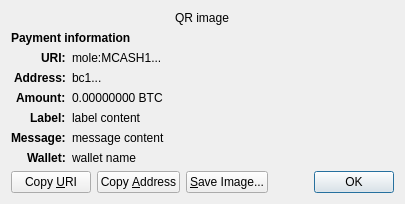
<?xml version="1.0" encoding="UTF-8"?>
<ui version="4.0">
 <class>ReceiveRequestDialog</class>
 <widget class="QDialog" name="ReceiveRequestDialog">
  <property name="geometry">
   <rect>
    <x>0</x>
    <y>0</y>
    <width>413</width>
    <height>229</height>
   </rect>
  </property>
  <property name="windowTitle">
   <string>Request payment to ...</string>
  </property>
  <layout class="QGridLayout" name="gridLayout" columnstretch="0,1">
   <property name="sizeConstraint">
    <enum>QLayout::SetFixedSize</enum>
   </property>
   <item row="0" column="0" colspan="2" alignment="Qt::AlignHCenter">
    <widget class="QRImageWidget" name="qr_code">
     <property name="text">
      <string notr="true">QR image</string>
     </property>
     <property name="textInteractionFlags">
      <set>Qt::NoTextInteraction</set>
     </property>
    </widget>
   </item>
   <item row="1" column="0" colspan="2">
    <widget class="QLabel" name="payment_header">
     <property name="font">
      <font>
       <weight>75</weight>
       <bold>true</bold>
      </font>
     </property>
     <property name="text">
      <string>Payment information</string>
     </property>
     <property name="textInteractionFlags">
      <set>Qt::NoTextInteraction</set>
     </property>
    </widget>
   </item>
   <item row="2" column="0" alignment="Qt::AlignRight|Qt::AlignTop">
    <widget class="QLabel" name="uri_tag">
     <property name="font">
      <font>
       <weight>75</weight>
       <bold>true</bold>
      </font>
     </property>
     <property name="text">
      <string notr="true">URI:</string>
     </property>
     <property name="textFormat">
      <enum>Qt::PlainText</enum>
     </property>
     <property name="textInteractionFlags">
      <set>Qt::NoTextInteraction</set>
     </property>
    </widget>
   </item>
   <item row="2" column="1" alignment="Qt::AlignTop">
    <widget class="QLabel" name="uri_content">
     <property name="text">
      <string notr="true">mole:MCASH1...</string>
     </property>
     <property name="textFormat">
      <enum>Qt::RichText</enum>
     </property>
     <property name="wordWrap">
      <bool>true</bool>
     </property>
     <property name="textInteractionFlags">
      <set>Qt::TextSelectableByMouse</set>
     </property>
    </widget>
   </item>
   <item row="3" column="0" alignment="Qt::AlignRight|Qt::AlignTop">
    <widget class="QLabel" name="address_tag">
     <property name="font">
      <font>
       <weight>75</weight>
       <bold>true</bold>
      </font>
     </property>
     <property name="text">
      <string>Address:</string>
     </property>
     <property name="textInteractionFlags">
      <set>Qt::NoTextInteraction</set>
     </property>
    </widget>
   </item>
   <item row="3" column="1" alignment="Qt::AlignTop">
    <widget class="QLabel" name="address_content">
     <property name="text">
      <string notr="true">bc1...</string>
     </property>
     <property name="textFormat">
      <enum>Qt::PlainText</enum>
     </property>
     <property name="textInteractionFlags">
      <set>Qt::TextSelectableByMouse</set>
     </property>
    </widget>
   </item>
   <item row="4" column="0" alignment="Qt::AlignRight|Qt::AlignTop">
    <widget class="QLabel" name="amount_tag">
     <property name="font">
      <font>
       <weight>75</weight>
       <bold>true</bold>
      </font>
     </property>
     <property name="text">
      <string>Amount:</string>
     </property>
     <property name="textInteractionFlags">
      <set>Qt::NoTextInteraction</set>
     </property>
    </widget>
   </item>
   <item row="4" column="1" alignment="Qt::AlignTop">
    <widget class="QLabel" name="amount_content">
     <property name="text">
      <string notr="true">0.00000000 BTC</string>
     </property>
     <property name="textFormat">
      <enum>Qt::PlainText</enum>
     </property>
     <property name="textInteractionFlags">
      <set>Qt::TextSelectableByMouse</set>
     </property>
    </widget>
   </item>
   <item row="5" column="0" alignment="Qt::AlignRight|Qt::AlignTop">
    <widget class="QLabel" name="label_tag">
     <property name="font">
      <font>
       <weight>75</weight>
       <bold>true</bold>
      </font>
     </property>
     <property name="text">
      <string>Label:</string>
     </property>
     <property name="textInteractionFlags">
      <set>Qt::NoTextInteraction</set>
     </property>
    </widget>
   </item>
   <item row="5" column="1" alignment="Qt::AlignTop">
    <widget class="QLabel" name="label_content">
     <property name="text">
      <string notr="true">label content</string>
     </property>
     <property name="textFormat">
      <enum>Qt::PlainText</enum>
     </property>
     <property name="wordWrap">
      <bool>true</bool>
     </property>
     <property name="textInteractionFlags">
      <set>Qt::TextSelectableByMouse</set>
     </property>
    </widget>
   </item>
   <item row="6" column="0" alignment="Qt::AlignRight|Qt::AlignTop">
    <widget class="QLabel" name="message_tag">
     <property name="font">
      <font>
       <weight>75</weight>
       <bold>true</bold>
      </font>
     </property>
     <property name="text">
      <string>Message:</string>
     </property>
     <property name="textInteractionFlags">
      <set>Qt::NoTextInteraction</set>
     </property>
    </widget>
   </item>
   <item row="6" column="1" alignment="Qt::AlignTop">
    <widget class="QLabel" name="message_content">
     <property name="text">
      <string notr="true">message content</string>
     </property>
     <property name="textFormat">
      <enum>Qt::PlainText</enum>
     </property>
     <property name="wordWrap">
      <bool>true</bool>
     </property>
     <property name="textInteractionFlags">
      <set>Qt::TextSelectableByMouse</set>
     </property>
    </widget>
   </item>
   <item row="7" column="0" alignment="Qt::AlignRight|Qt::AlignTop">
    <widget class="QLabel" name="wallet_tag">
     <property name="font">
      <font>
       <weight>75</weight>
       <bold>true</bold>
      </font>
     </property>
     <property name="text">
      <string>Wallet:</string>
     </property>
     <property name="textInteractionFlags">
      <set>Qt::NoTextInteraction</set>
     </property>
    </widget>
   </item>
   <item row="7" column="1" alignment="Qt::AlignTop">
    <widget class="QLabel" name="wallet_content">
     <property name="text">
      <string notr="true">wallet name</string>
     </property>
     <property name="textFormat">
      <enum>Qt::PlainText</enum>
     </property>
     <property name="wordWrap">
      <bool>true</bool>
     </property>
     <property name="textInteractionFlags">
      <set>Qt::TextSelectableByMouse</set>
     </property>
    </widget>
   </item>
   <item row="8" column="0" colspan="2">
    <layout class="QHBoxLayout" name="horizontalLayout">
     <item>
      <widget class="QPushButton" name="btnCopyURI">
       <property name="text">
        <string>Copy &amp;URI</string>
       </property>
       <property name="autoDefault">
        <bool>false</bool>
       </property>
      </widget>
     </item>
     <item>
      <widget class="QPushButton" name="btnCopyAddress">
       <property name="text">
        <string>Copy &amp;Address</string>
       </property>
       <property name="autoDefault">
        <bool>false</bool>
       </property>
      </widget>
     </item>
     <item>
      <widget class="QPushButton" name="btnSaveAs">
       <property name="text">
        <string>&amp;Save Image...</string>
       </property>
       <property name="autoDefault">
        <bool>false</bool>
       </property>
      </widget>
     </item>
     <item>
      <spacer name="horizontalSpacer_2">
       <property name="orientation">
        <enum>Qt::Horizontal</enum>
       </property>
       <property name="sizeHint" stdset="0">
        <size>
         <width>40</width>
         <height>20</height>
        </size>
       </property>
      </spacer>
     </item>
     <item>
      <widget class="QDialogButtonBox" name="buttonBox">
       <property name="focusPolicy">
        <enum>Qt::StrongFocus</enum>
       </property>
       <property name="standardButtons">
        <set>QDialogButtonBox::Ok</set>
       </property>
      </widget>
     </item>
    </layout>
   </item>
  </layout>
 </widget>
 <customwidgets>
  <customwidget>
   <class>QRImageWidget</class>
   <extends>QLabel</extends>
   <header>qt/qrimagewidget.h</header>
  </customwidget>
 </customwidgets>
 <tabstops>
  <tabstop>buttonBox</tabstop>
  <tabstop>btnCopyURI</tabstop>
  <tabstop>btnCopyAddress</tabstop>
  <tabstop>btnSaveAs</tabstop>
 </tabstops>
 <resources/>
 <connections>
  <connection>
   <sender>buttonBox</sender>
   <signal>accepted()</signal>
   <receiver>ReceiveRequestDialog</receiver>
   <slot>accept()</slot>
   <hints>
    <hint type="sourcelabel">
     <x>135</x>
     <y>230</y>
    </hint>
    <hint type="destinationlabel">
     <x>135</x>
     <y>126</y>
    </hint>
   </hints>
  </connection>
 </connections>
</ui>
